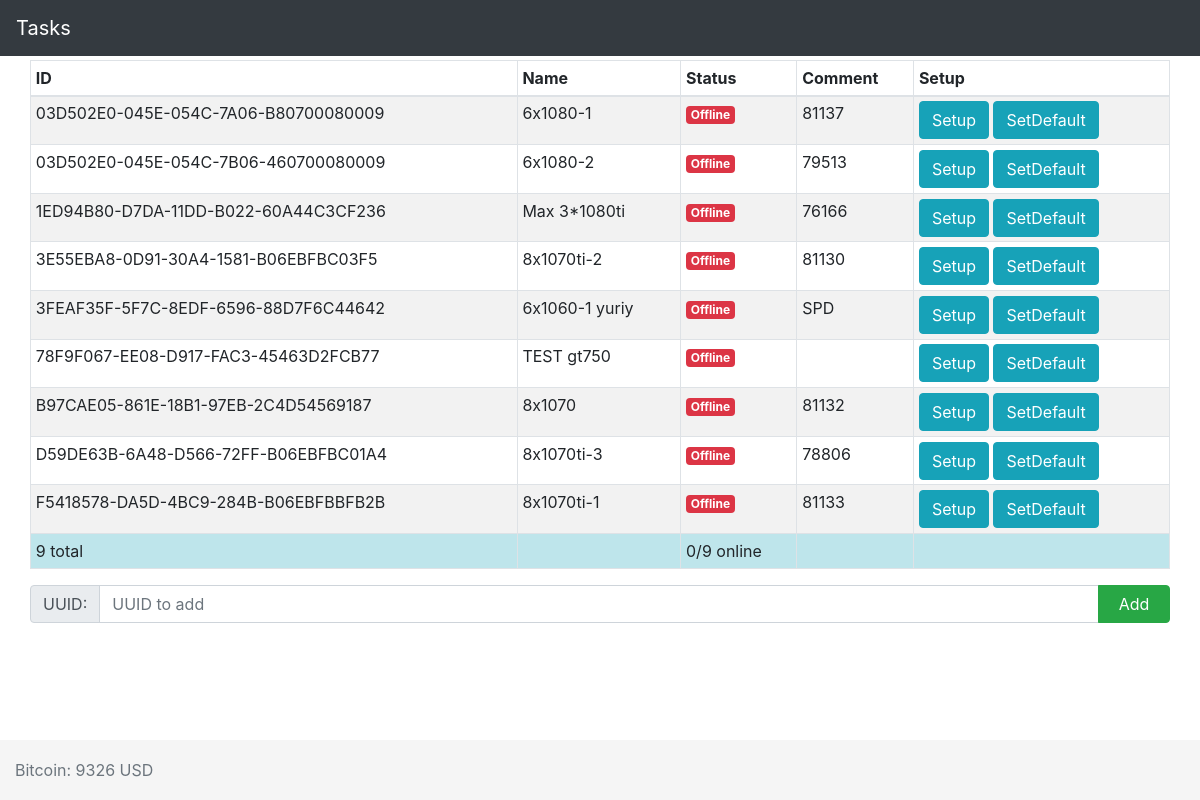
The page / on the database its author committed.
### tables this page shows
CREATE TABLE `tasks` (
  `uuid` varchar(40) NOT NULL,
  `name` text NOT NULL,
  `miner` text NOT NULL,
  `miner_parameters` text NOT NULL,
  `def_miner` text NOT NULL,
  `def_miner_param` text NOT NULL,
  `comment` text NOT NULL,
  `def_comment` text NOT NULL,
  `time` int(11) NOT NULL
);

### base.php (called while the page is built, shortened)
<?php
function connectDB () {
	include 'config.php';
	$conn = new mysqli($servername, $username, $password, $dbname);
	return $conn;
}
function base_query ($query) {
	$conn = connectDB();
	$result = $conn->query($query);
	return $result;
}
 ?>

### functions.php (the view, shortened to what this page needs)
<?php
require_once 'base.php';
function getControlForm() {
	$query = "SELECT * FROM `tasks`";
	$return = base_query ($query);
			$table = '<table class="table table-striped table-bordered table-hover table-sm">';
			$table .= '
			<thead>
				<tr>
					<th>ID</th>
					<th>Name</th>
					<th>Status</th>
					<th>Comment</th>
					<th>Setup</th>
				</tr>
			</thead>
			';
	$total_counter = 0;
	$online_counter = 0;
	while ($uuid_task_data = $return->fetch_array(MYSQLI_ASSOC)) {
		$total_counter ++;
			$uuid = $uuid_task_data["uuid"];
			if (time() - $uuid_task_data["time"] < 70) {
				$online_status = '<span class="badge badge-success">Online</span>';
				$online_counter++;
			} else {
				$online_status = '<span class="badge badge-danger">Offline</span>';
			}
			$table .= '<tr> <form method="POST">';
			$table .= "<td>".
			$uuid.
			'<div class="input-group">'.
				'<input type="text" id="input_miner_'.$uuid.'" style="display: none;" name="miner" class="form-control" aria-label="miner" placeholder="miner" value="'.$uuid_task_data["miner"].'">'.
				'<input type="text" id="input_miner_parameters_'.$uuid.'" style="display: none;" name="miner_parameters" class="form-control" aria-label="miner_parameters" placeholder="miner_parameters" value="'.$uuid_task_data["miner_parameters"].'">'.
				'<input type="text" id="def_miner_'.$uuid.'" style="display: none;" name="def_miner" class="form-control" aria-label="def_miner" placeholder="def_miner" value="'.$uuid_task_data["def_miner"].'">'.
				'<input type="text" id="def_miner_param_'.$uuid.'" style="display: none;" name="def_miner_param" class="form-control" aria-label="def_miner_param" placeholder="def_miner_param" value="'.$uuid_task_data["def_miner_param"].'">'.
			'</div>'.
			"</td>";
			$table .= "<td>".
			$uuid_task_data["name"].
			'<input type="text" id="input_name_'.$uuid.'" style="display: none;" name="name" class="form-control" aria-label="name" placeholder="name" value="'.$uuid_task_data["name"].'">'.
			"</td>";
			$table .= "<td>".$online_status."</td>";
			$table .= "<td>".
			$uuid_task_data["comment"].
			'<input type="text" id="input_comment_'.$uuid.'" style="display: none;" name="comment" class="form-control" aria-label="comment" placeholder="comment" value="'.$uuid_task_data["comment"].'">'.
			'<input type="text" id="def_comment_'.$uuid.'" style="display: none;" name="def_comment" class="form-control" aria-label="def_comment" placeholder="def_comment" value="'.$uuid_task_data["def_comment"].'">'.
			"</td>";
			$table .= "<td>".
			'<button id="'.$uuid.'" class="btn btn-info" type="button" name="set_update_uuid" value="'.$uuid.'"
			onclick="$(\'#input_miner_'.$uuid.','.'#input_miner_parameters_'.$uuid.','.'#input_name_'.$uuid.','.'#input_comment_'.$uuid.','.'#update_button_'.$uuid.','.'#'.$uuid.'\').toggle();"
			>Setup</button>'.
			' <button id="update_button_'.$uuid.'" style="display:none;" class="btn btn-warning" type="submit" name="update_uuid" value="'.$uuid.'">Update</button>'.
			' <button id="'.$uuid.'" style="display:none;" class="btn btn-warning" name="default_button" type="button" value="'.$uuid_task_data["def_miner"].'&'.$uuid_task_data["def_miner_param"].'&'.$uuid_task_data["def_comment"].'"">Default</button>'.
			'<button id="'.$uuid.'" class="btn btn-info" type="button" name="setup_uuid" value="'.$uuid.'"
			onclick="$(\'#def_miner_'.$uuid.','.'#def_miner_param_'.$uuid.','.'#def_comment_'.$uuid.','.'#update_button_'.$uuid.'\').toggle();"
			>SetDefault</button>'.
			"</td>";
			$table .= "</form> </tr>";
		}
		$table .= "
		<tr class=\"table-info\">
			<td>$total_counter total</td>
			<td></td>
			<td>$online_counter/$total_counter online</td>
			<td></td>
			<td></td>
		</tr>
		";
		$table .= "</table>";
	$add_zombie_rig_form = '
		<form method="POST">
		  <div class="input-group">
		  <div class="input-group-prepend">
		    <span class="input-group-text" >UUID:</span>
		  </div>
		    <input type="text" class="form-control" name="rig_to_add" placeholder="UUID to add">
		    <div class="input-group-append">
		      <button class="btn btn-success" style="width: 72px;" type="submit">Add</button>
		    </div>
		  </div>
		</form>
			';
	$controlForm = $table.$add_zombie_rig_form;
	return $controlForm;
}
?>

### index.php (shortened to what this page needs)
<!doctype html>
<html lang="en">
  <head>
    <link href="css/bootstrap.css" rel="stylesheet">
    <link href="css/sticky-footer-navbar.css" rel="stylesheet">
  </head>
  <body>
    <header>
      <nav class="navbar navbar-expand-md navbar-dark fixed-top bg-dark">
        <a class="navbar-brand" href="index.php">Tasks</a>
      </nav>
    </header>
    <main role="main" class="container">
      <?php
      include_once("functions.php");
      ?>
      <div class="container-fluid">
        <div class="row">
          <div class="col-md-12">
            <?php
             echo getControlForm();
             ?>
          </div>
        </div>
      </div>
    </main>
    <footer class="footer">
      <div class="container">
        <span class="text-muted">
          <?php echo "Bitcoin: ".file_get_contents("bitcoin_price.txt")." USD"; ?>
        </span>
      </div>
    </footer>
  </body>
</html>

### css/sticky-footer-navbar.css (style rules this page uses)
html { position: relative; min-height: 100%; }
body { margin-bottom: 60px; }
.footer { position: absolute; bottom: 0; width: 100%; height: 60px; line-height: 60px; background-color: #f5f5f5; }
body > .container { padding: 60px 15px 0; }
.footer > .container { padding-right: 15px; padding-left: 15px; }

### rows shown on the page
tasks: uuid "03D502E0-045E-054C-7A06-B80700080009", name "6x1080-1", comment "81137"
tasks: uuid "03D502E0-045E-054C-7B06-460700080009", name "6x1080-2", comment "79513"
tasks: uuid "1ED94B80-D7DA-11DD-B022-60A44C3CF236", name "Max 3*1080ti", comment "76166"
tasks: uuid "3E55EBA8-0D91-30A4-1581-B06EBFBC03F5", name "8x1070ti-2", comment "81130"
tasks: uuid "3FEAF35F-5F7C-8EDF-6596-88D7F6C44642", name "6x1060-1 yuriy", comment "SPD"
tasks: uuid "78F9F067-EE08-D917-FAC3-45463D2FCB77", name "TEST gt750"
tasks: uuid "B97CAE05-861E-18B1-97EB-2C4D54569187", name "8x1070", comment "81132"
tasks: uuid "D59DE63B-6A48-D566-72FF-B06EBFBC01A4", name "8x1070ti-3", comment "78806"
tasks: uuid "F5418578-DA5D-4BC9-284B-B06EBFBBFB2B", name "8x1070ti-1", comment "81133"

### other values the page prints
$total_counter "9"
$online_counter "0"
file_get_contents("bitcoin_price.txt") "9326"
